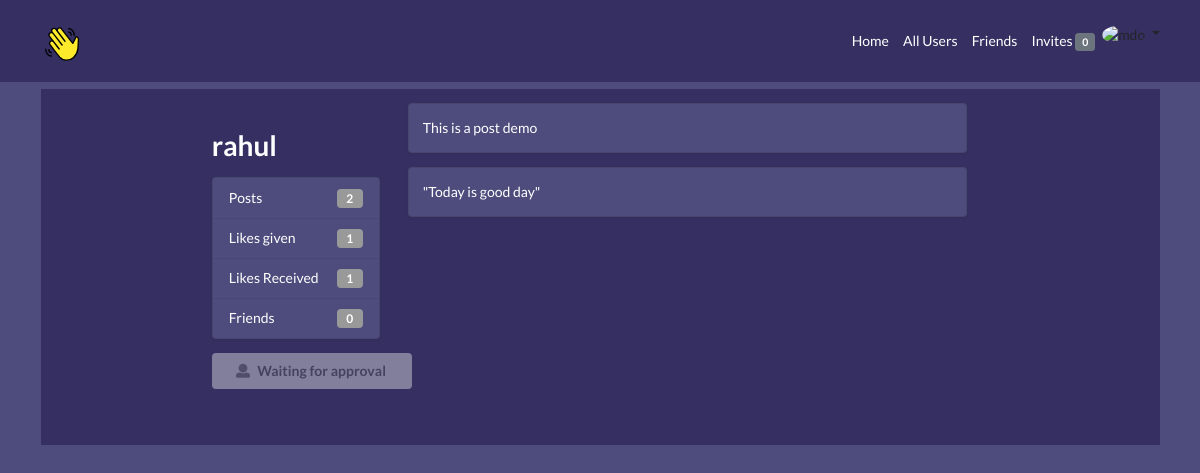
The app's page /profiles/rahul-pradhan (signed in) with its own data.
### profiles/models.py (models this page shows, shortened)
class Profile(models.Model):
    first_name = models.CharField(max_length=200, blank=True)
    last_name = models.CharField(max_length=200, blank=True)
    user = models.OneToOneField(User, on_delete=models.CASCADE)
    bio = models.TextField(default="No bio", max_length=300)
    email = models.EmailField(max_length=200, blank=True)
    country = models.CharField(max_length=200, blank=True)
    avatar = models.ImageField(default='avatar.png', upload_to='')
    friends = models.ManyToManyField(User, blank=True, related_name='friends')
    slug = models.SlugField(unique=True, blank=True)
    updated = models.DateTimeField(auto_now=True)
    created = models.DateTimeField(auto_now_add=True)
    objects = ProfileManager()
    def get_friends_no(self):
        return self.friends.all().count()
    def get_posts_no(self):
        return self.posts.all().count()
    def get_all_authors_posts(self):
        return self.posts.all()
    def get_likes_given_no(self):
        Likes = self.like_set.all()
        total_liked = 0
        for item in Likes:
            if item.value == 'Like':
                total_liked += 1
            return total_liked
    def get_likes_recieved_no(self):
        posts = self.posts.all()
        total_liked = 0
        for item in posts:
            total_liked += item.liked.all().count()
        return total_liked
    __initial_first_name = None
    __initial_last_name = None
    def __init__(self, *args, **kwargs):
        super().__init__(*args, **kwargs)
        self.__initial_first_name = self.first_name
        self.__initial_last_name  = self.last_name

### posts/models.py (models this page shows, shortened)
class Like(models.Model):
    user = models.ForeignKey(Profile,  on_delete=models.CASCADE)
    post = models.ForeignKey(Post,  on_delete=models.CASCADE)
    value = models.CharField(choices=LIKE_CHOICES, max_length=8)
    updated = models.DateTimeField(auto_now=True)
    created = models.DateTimeField(auto_now_add=True)

class Post(models.Model):
    content = models.TextField(blank=True, null=True)
    image = models.ImageField(upload_to='posts', validators=[FileExtensionValidator(['png','jpeg','jpg'])], blank=True)
    liked = models.ManyToManyField(Profile, blank=True, related_name='likes')
    updated = models.DateTimeField(auto_now=True)
    created = models.DateTimeField(auto_now_add=True)
    author = models.ForeignKey(Profile, on_delete=models.CASCADE, related_name='posts')
    class Meta:#arranging the post
        ordering = ('-created',)

### profiles/views.py (the view)
# urls.py: path('<slug>', ProfileDetailView.as_view(), name="profile_detail_view"),
class ProfileDetailView(LoginRequiredMixin, DetailView):
    model = Profile
    template_name = 'profiles/detail.html'
    def get_object(self, slug=None):
        slug = self.kwargs.get('slug')
        profile = Profile.objects.get(slug=slug)#get the profile by using the profile slug
        return profile
    def get_context_data(self, **kwargs):
        context = super().get_context_data(**kwargs)
        user = User.objects.get(username__iexact= self.request.user)
        profile = Profile.objects.get(user=user)
        context['profile'] = profile
        rel_r = Relationship.objects.filter(sender=profile)
        rel_s = Relationship.objects.filter(receiver=profile)
        rel_receiver = []
        rel_sender = []
        for item in rel_r:
            rel_receiver.append(item.receiver.user)
        for item in rel_s:
            rel_sender.append(item.sender.user)
        context['rel_receiver'] = rel_receiver
        context['rel_sender'] = rel_sender
        context['is_empty'] = False
        context['posts'] = self.get_object().get_all_authors_posts()
        context['len_posts'] = True if len(self.get_object().get_all_authors_posts()) > 0 else False
        return context

### profiles/context_processors.py (called while the page is built)
def profile_pic(request):
    if request.user.is_authenticated:
        profile_obj = Profile.objects.get(user=request.user)
        pic = profile_obj.avatar
        return {'picture':pic}
    return {}

def invitation_received_no(request):
    if request.user.is_authenticated:
          profile_obj = Profile.objects.get(user=request.user)
          qs_count = Relationship.objects.invitations_received(profile_obj).count()
          return {'invites_num': qs_count}
    return {}

### profiles/models.py (called while the page is built)
    def invitations_received(self, receiver):
        qs = Relationship.objects.filter(receiver=receiver, status='send')
        return qs

### profiles/templates/profiles/detail.html (shortened to what this page needs)
{% extends 'base.html' %}
{% block content %}
{% url 'posts:main-post-view' as path_to_posts %}
    <div class="ui one column stackable page grid" style="color: white;background-color:#363062;">
        <br>
        <div class="row">
            <div class="four wide column">
                <h1>{{object.user}}</h1>
                <div class="ui vertical fluid menu"style="color: white;background-color:#4D4C7D;">
                    <div class="item" style="color: white;">
                        Posts
                        <div class="ui label">
                            {{object.get_posts_no}}
                        </div>
                    </div>
                    <div class="item" style="color: white;">
                        Likes given
                        <div class="ui label">
                            {{object.get_likes_given_no}}
                        </div>
                    </div>
                    <div class="item" style="color: white;">
                        Likes Received
                        <div class="ui label">
                            {{object.get_likes_recieved_no}}
                        </div>
                    </div>
                    <div class="item" style="color: white;">
                        Friends
                        <div class="ui label">
                            {{object.get_friends_no}}
                        </div>
                    </div>
                </div>
                    {% if object.user in rel_receiver and request.user not in object.friends.all %}
                        <form action="" method="post">
                            <button type="submit" class="ui disabled button mb-5 w-big"><i class="user icon "></i>Waiting for approval</button>
                        </form>
                    {% endif %}
            </div>
            <div class="twelve wide column">
                {% if len_posts %}
                    {% for post in posts %}
                        <div class="segment ui fluid" style="color: white;background-color:#4D4C7D">
                            {{post.content|safe}}
                        </div>
                    {% endfor %}
                {% else %}
                    <h1>No posts to show</h1>
                {% endif %}
            </div>
        </div>
    </div>
{% endblock content %}

### templates/base.html (shortened to what this page needs)
{% load static %}
<!doctype html>
<html lang="en">
  <head>
    <link rel="stylesheet" href="{% static 'style.css' %}">
    <link href="https://cdn.jsdelivr.net/npm/bootstrap@5.0.1/dist/css/bootstrap.min.css" rel="stylesheet">
    <link rel="stylesheet" type='text/css' href="https://cdnjs.cloudflare.com/ajax/libs/semantic-ui/2.2.14/semantic.min.css">
  </head>
  <body class="my_body">
    {% include 'main/navbar.html' %}
    <div class="container">
      {% block content %}
      {% endblock content %}
    </div>
  </body>
</html>

### templates/main/navbar.html (shortened to what this page needs)
{% url 'posts:main-post-view' as path_to_posts %}
{% url 'profiles:my_invites_view' as path_to_my_invites %}
{% url 'profiles:all_profile_view' as path_to_all_profiles %}
{% url 'profiles:friends_list' as path_to_all_friends %}
<header class="mb-4">
    {% if request.user.is_authenticated %}
    <div class="p-4 my_nav text-white ">
      <div class="container">
        <div class="d-flex flex-wrap align-items-center justify-content-center justify-content-lg-start">
          <a href="{{path_to_posts}}" class="d-flex align-items-center my-2 my-lg-0 me-lg-auto text-white text-decoration-none">
          </a>
          <ul class="nav col-12 col-lg-auto my-2 justify-content-center my-md-0 text-small">
            <li><a class="nav-link px-2 text-white{% if request.path == path_to_posts %}active{% endif %}" href="{{path_to_posts}}">Home</a></li>
            <li><a class="nav-link px-2 text-white{% if request.path == path_to_all_profiles %}active{% endif %}" href="{{path_to_all_profiles}}" aria-current="page">All Users</a></li>
            <li><a class="nav-link px-2 text-white{% if request.path == path_to_all_friends%}active{% endif %}"href="{{path_to_all_friends}}">Friends</a></li>
            <li><a class="nav-link px-2 text-white{% if request.path == path_to_my_invites %}active{% endif %}" href="{{path_to_my_invites}}">Invites <div class="badge bg-secondary">{{invites_num}}</div></a></li>
              {% if request.user.is_authenticated %}
                <a href="#" class="d-block link-dark text-decoration-none dropdown-toggle" id="dropdownUser2" data-bs-toggle="dropdown" aria-expanded="false">
                  <img src="{{picture.url}}" alt="mdo" width="32" height="32" class="rounded-circle">
                </a>
              {% endif %}
          </ul>
        </div>
      </div>
    </div>
{% endif %}
</header>

### static_project/style.css (style rules this page uses)
.my_body { background-color: #4D4C7D; }
.my_nav { border-radius: 0px ! important ; background-color: #363062; }
svg { width: 40px; height: 40px; }
.w-big { width: 200px !important; }

### records on screen
Profile: user "rahul", get_posts_no "2", get_likes_given_no "1", get_likes_recieved_no "1", get_friends_no "0"
Post: content "This is a post demo"
Post: content "\"Today is good day\""

### other values on screen
{{ invites_num }} "0"
